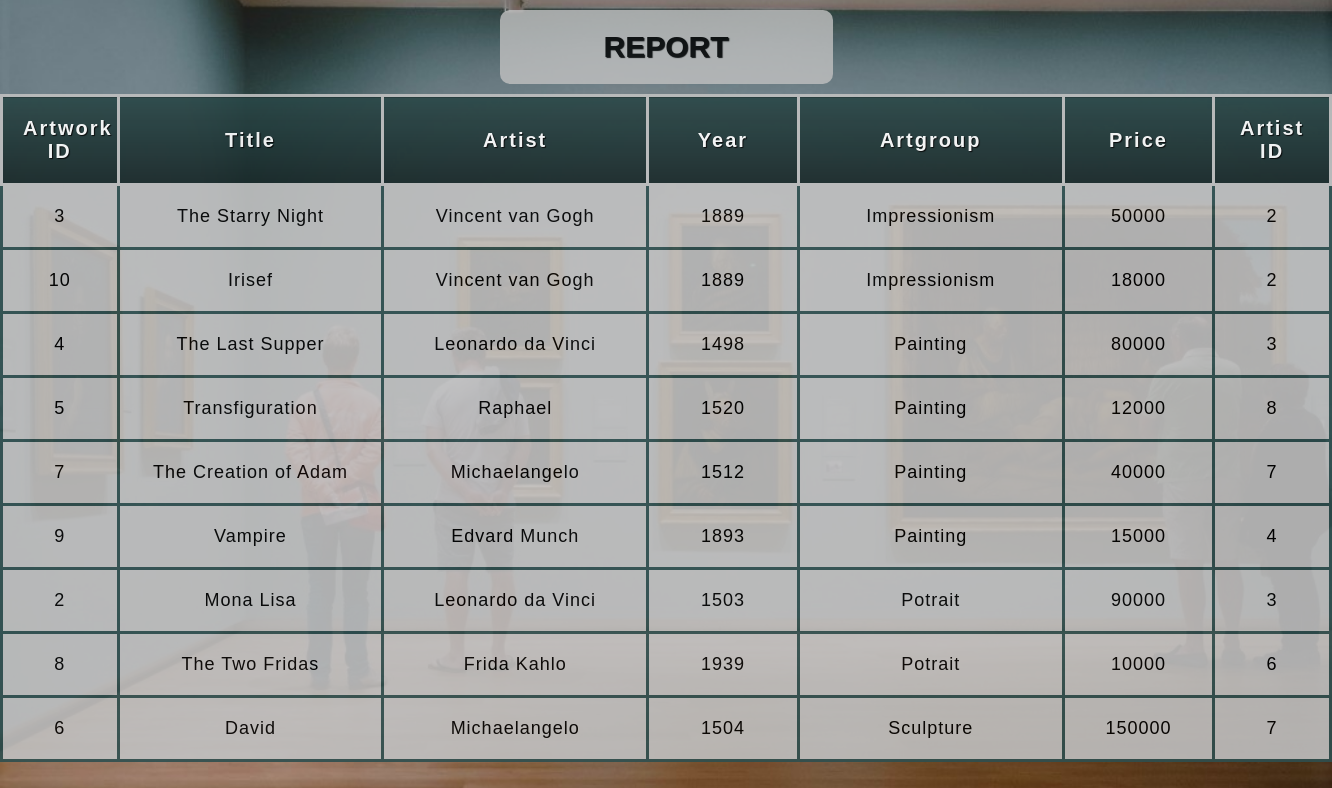
/query/query2.php, run on the app's committed database.
### tables this page shows
CREATE TABLE `artwork` (
  `artwork_id` int(10) NOT NULL,
  `title` varchar(50) NOT NULL,
  `artist` varchar(50) NOT NULL,
  `year` int(4) NOT NULL,
  `type` varchar(50) NOT NULL,
  `price` int(15) NOT NULL,
  `artist_id` int(10) NOT NULL,
  `artgroup_id` int(10) NOT NULL
);

### query/query2.php (the view, shortened to what this page needs)
<!DOCTYPE html>
<html>
<head>
	<link rel='stylesheet' type='text/css' href="css/query2_styles.css">
</head>
<body>
<?php
$servername = "localhost";
$username="root";
$password="";
$dbname="art_gallery";
$conn = new mysqli($servername, $username, $password, $dbname);
$sql = "SELECT *
		FROM artwork
		ORDER BY type";
$result = $conn->query($sql);
echo "<table>
			<caption>REPORT</caption>
			<thead>
			<tr>
				<th scope='col'>Artwork ID</th>
				<th scope='col'>Title</th>
				<th scope='col'>Artist</th>
				<th scope='col'>Year</th>
				<th scope='col'>Artgroup</th>
				<th scope='col'>Price</th>
				<th scope='col'>Artist ID</th>
				<th scope='col'>Artgroup ID</th>
			</tr>
		</thead>
		<tbody>";
if($result->num_rows > 0){
	while($row = mysqli_fetch_array($result)) {
    	 echo "<tr>
    	 			<td>".$row["artwork_id"]."</td>
    	 			<td>".$row["title"]."</td>
    	 			<td>".$row["artist"]."</td>
    	 			<td>".$row["year"]."</td>
    	 			<td>".$row["type"]."</td>
    	 			<td>".$row["price"]."</td>
    	 			<td>".$row["artist_id"]."</td>
    	 			<td>".$row["artgroup_id"]."</td>
    	 	</tr>";
	}
}
else {
    echo "0 results";
}
echo "</tbody></table>";
?>
</body>
</html>

### query/css/query2_styles.css (style rules this page uses)
body { margin: 0; padding: 0; background: url(art_gallery.jpg) no-repeat center center fixed; background-size: cover; font-family: sans-serif; }
table { table-layout: fixed; width: 100%; border-collapse: collapse; font-size: 18px; background-color: silver; opacity: 0.9; border-radius: 10px; }
thead th:nth-child(1) { width: 7%; }
thead th:nth-child(2) { width: 20%; }
thead th:nth-child(3) { width: 20%; }
thead th:nth-child(4) { width: 10%; }
thead th:nth-child(5) { width: 20%; }
thead th:nth-child(6) { width: 10%; }
thead th:nth-child(7) { width: 7%; }
caption { width: 25%; margin-left: 37.5%; padding-top: 20px; padding-bottom: 20px; background-color: silver; font-size: 30px; font-weight: bold; text-shadow: 1px 1px 1px black; border-radius: 10px; margin-bottom: 10px; margin-top: 10px; opacity: 0.9; }
th, td { padding: 20px; }
th { letter-spacing: 2px; font-size: 20px; }
td { letter-spacing: 1px; }
tbody td, th { text-align: center; border: 3px solid darkslategray; }
thead { background-color: darkslategray; color: white; text-shadow: 1px 1px 1px black; }
thead th { background: linear-gradient(to bottom, rgba(0,0,0,0.1), rgba(0,0,0,0.5)); border: 3px solid silver; }

### data on the page
artwork: artwork_id "3", title "The Starry Night", artist "Vincent van Gogh", year "1889", type "Impressionism", price "50000", artist "2"
artwork: artwork_id "10", title "Irisef", artist "Vincent van Gogh", year "1889", type "Impressionism", price "18000", artist "2"
artwork: artwork_id "4", title "The Last Supper", artist "Leonardo da Vinci", year "1498", type "Painting", price "80000", artist "3"
artwork: artwork_id "5", title "Transfiguration", artist "Raphael", year "1520", type "Painting", price "12000", artist "8"
artwork: artwork_id "7", title "The Creation of Adam", artist "Michaelangelo", year "1512", type "Painting", price "40000", artist "7"
artwork: artwork_id "9", title "Vampire", artist "Edvard Munch", year "1893", type "Painting", price "15000", artist "4"
artwork: artwork_id "2", title "Mona Lisa", artist "Leonardo da Vinci", year "1503", type "Potrait", price "90000", artist "3"
artwork: artwork_id "8", title "The Two Fridas", artist "Frida Kahlo", year "1939", type "Potrait", price "10000", artist "6"
artwork: artwork_id "6", title "David", artist "Michaelangelo", year "1504", type "Sculpture", price "150000", artist "7"
